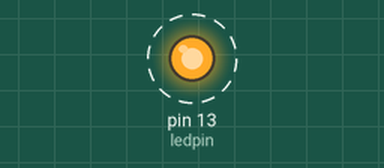
Bench run of a sketch on a simulated Arduino Uno, built with avr-gcc and run on an emulated ATmega328P. Parts: output pins drawn as LEDs (lit = HIGH). Dashed ring = blinking.

Above: at 0.2 s.
Timing chart, 0 to 3.0 s (numbered marks = the images above):
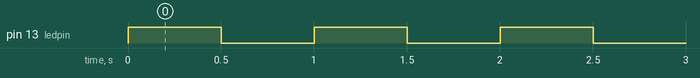

The sketch:

Prak_MCU_6_PenggunaanBreakDalamLoop.ino
```cpp
const int ledpin = 13;

void setup() {
  pinMode(ledpin, OUTPUT);
}

void loop() {
  for (int i = 0; i < 10; i++) {
    digitalWrite(ledpin, HIGH);
    delay(500);
    digitalWrite(ledpin, LOW);
    delay(500);
    if (i == 5) {
      break;
    }
  }
}

//PRAK6.1
```

Measured:
- by itself, pin 13 (ledpin): alternates HIGH for 0.50 s and LOW for 0.50 s
